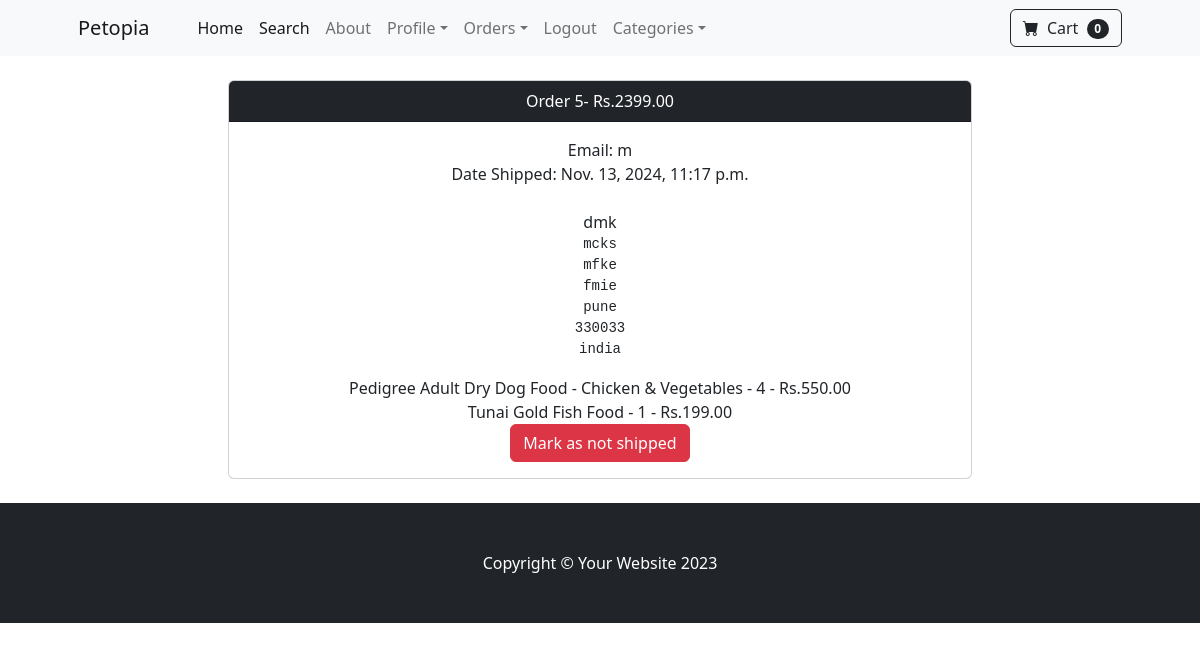
The app's page /payment/orders/5 (signed in) with its own data.
### payment/models.py (models this page shows, shortened)
class Order(models.Model):
    user = models.ForeignKey(User, on_delete=models.CASCADE, null=True, blank=True)
    full_name=models.CharField(max_length=250)
    email = models.EmailField(max_length=250)
    shipping_address = models.TextField(max_length=15000)
    amount_paid = models.DecimalField(max_digits=10, decimal_places=2)
    date_ordered = models.DateTimeField(auto_now_add=True)
    shipped = models.BooleanField(default=False)
    date_shipped = models.DateTimeField(blank=True, null=True)

class OrderItem(models.Model):
    order = models.ForeignKey(Order, on_delete=models.CASCADE, null=True)
    product = models.ForeignKey(Product, on_delete=models.CASCADE, null=True)
    user = models.ForeignKey(User, on_delete=models.CASCADE, null=True, blank=True)
    quantity = models.PositiveBigIntegerField(default=1)
    price =models.DecimalField(max_digits=10, decimal_places=2)

### store/models.py (models this page shows)
class Product(models.Model):
    name = models.CharField(max_length=100)
    price = models.DecimalField(default=0, decimal_places=2, max_digits=8)
    category = models.ForeignKey(Category, on_delete=models.CASCADE, default=1)
    description = models.CharField(max_length=250, default='', blank=True, null=True)
    image = models.ImageField(upload_to='uploads/product/')
    is_sale = models.BooleanField(default=False)
    sale_price = models.DecimalField(default=0, decimal_places=2, max_digits=8)
    def __str__(self):
        return self.name

### payment/views.py (the view, shortened to what this page needs)
# urls.py: path('orders/<int:pk>', views.orders, name='orders'),
def orders(request, pk):
    if request.user.is_authenticated and request.user.is_superuser:
       order = Order.objects.get(id=pk)
       items = OrderItem.objects.filter(order=pk)
       return render(request, 'payment/orders.html', {"order":order, "items":items})
    else:
       messages.success(request, "Access Denied")
       return redirect('home')

### cart/cart.py (called while the page is built)
    def __len__(self):
        return len(self.cart)

### cart/context_processors.py (called while the page is built)
def cart(request):
    return {'cart': Cart(request)}

### payment/templates/payment/orders.html (shortened to what this page needs)
{% extends 'base.html' %}
{% block content %}
<div class="container">
    <div class="row">
        <center>
            <div class="col-8 py-4">
                <div class="card">
                    <div class="card-header bg-dark text-white">
                      Order {{ order.id }}- Rs.{{ order.amount_paid }}
                    </div>
                    <div class="card-body">
                    Email: {{order.email}}<br/>
                    {% if order.date_shipped %}
                       Date Shipped: {{ order.date_shipped }}
                    {% else %}
                    Date Ordered: {{ order.date_ordered }}
                    {% endif %}
                    <br/><br/>
                    {{ order.full_name }}<br/>
                    <pre>{{ order.shipping_address }}</pre>
                    {% for item in items %}
                       {{ item.product }} - {{ item.quantity }} - Rs.{{ item.price }}<br/>
                    {% endfor %}
                    {% if not order.shipped %}
                    <form method="POST">
                        {% csrf_token %}
                        <input type="hidden" name="shipping_status" value="true">
                        <button type="Submit" class="btn btn-success">Mark as shipped</button>
                    {% else %}
                    <form method="POST">
                        <button type="Submit" class="btn btn-danger">Mark as not shipped</button>
                    {% endif %}
                    </div>
                  </div>
            </div>
        </center>
    </div>
</div>
{% endblock %}

### records on screen
Order: id "5", amount_paid "2399.00", email "m", date_shipped "Nov. 13, 2024, 11:17 p.m.", full_name "dmk", shipping_address "mcks mfke fmie pune 330033 india"
OrderItem: product "Pedigree Adult Dry Dog Food - Chicken & Vegetables", quantity "4", price "550.00"
OrderItem: product "Tunai Gold Fish Food", quantity "1", price "199.00"

### other values on screen
{{ cart|length }} "0"
